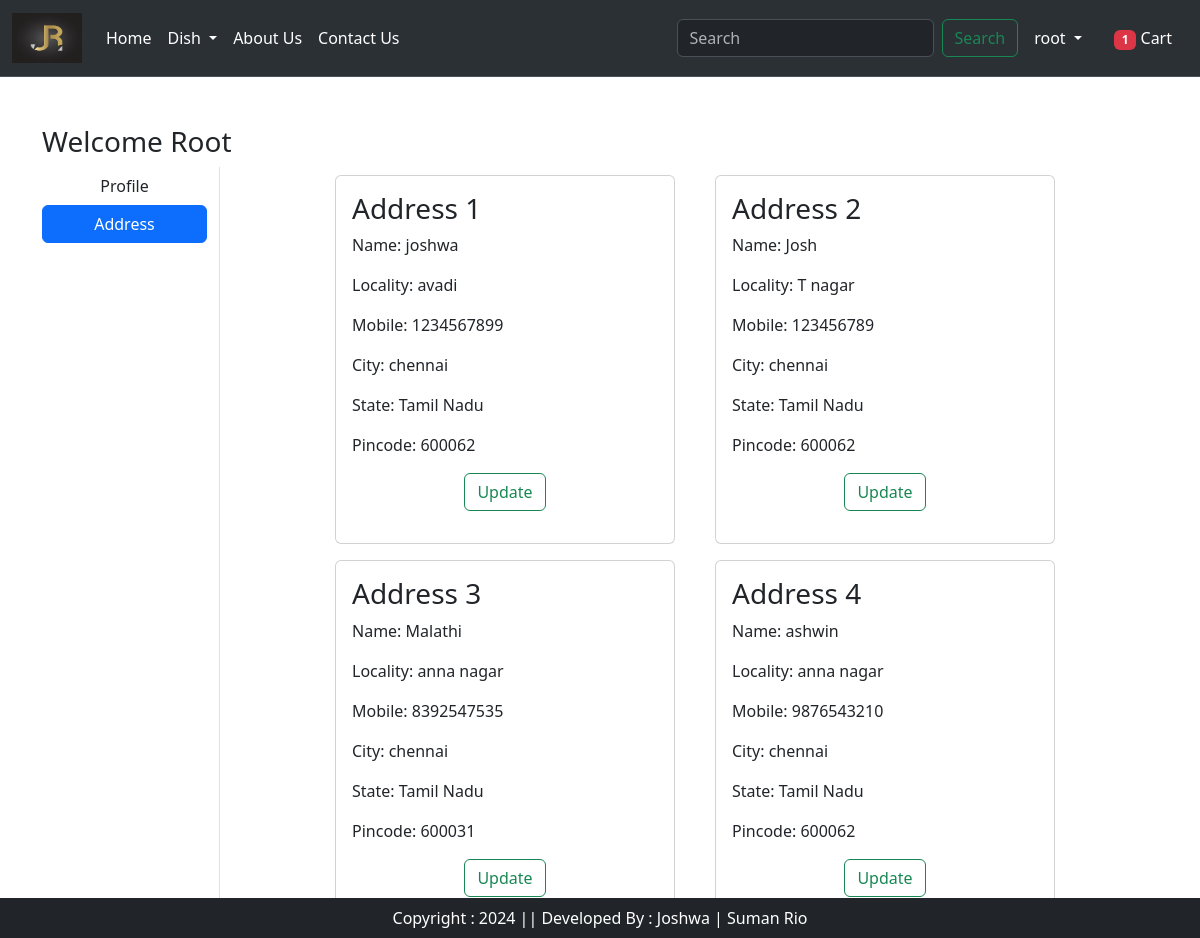
The page /address/ (signed in) on the database its author committed.
### app/models.py (models this page shows, shortened)
class Customer(models.Model):
    user = models.ForeignKey (User, on_delete=models. CASCADE)
    name = models.CharField(max_length=200)
    locality = models.CharField(max_length=200)
    city = models.CharField(max_length=50)
    mobile = models.IntegerField(default=0)
    zipcode = models.IntegerField()
    state = models.CharField(choices=STATE_CHOICES, max_length=100)

### app/views.py (the view)
# urls.py: path('address/', views.address, name='address'),
def address(request):
    add = Customer.objects.filter(user=request.user)
    totalitem = 0
    if request.user.is_authenticated:
        totalitem = len(Cart. objects. filter(user=request.user))
    return render(request, "app/address.html", locals())

### app/templates/app/address.html (shortened to what this page needs)
{% extends 'app/base.html' %}
{% load static %}
{% block main-content %}
<div class="container mt-5">
    <div class="row">
        <h3>Welcome <span class="text-capitalize">{{request.user}}</span> </h3>
        <div class="col-sm-2 border-end">
            <ul class="list-unstyled">
                <li class="d-grid"><a href="{% url 'profile' %}" class="btn">Profile</a></li>
                <li class="d-grid"><a href="{% url 'address' %}" class="btn btn-primary">Address</a></li>
            </ul>
        </div>
        <div class="col-sm-8 offset-sm-1">
            <div class="row">
                {% for ad in add %}
                <div class="col-sm-6" >
                    <div class="card m-2">
                        <div class="card-body">
                            <h3>Address {{forloop.counter}}</h3>
                            <p>Name: {{ad.name}}</p>
                            <p>Locality: {{ad.locality}}</p>
                            <p>Mobile: {{ad.mobile}}</p>
                            <p>City: {{ad.city}}</p>
                            <p>State: {{ad.state}}</p>
                            <p>Pincode: {{ad.zipcode}}</p>
                            <p class="text-center"><a href="{% url 'updateAddress' pk=ad.id %}" type="button" class="btn btn-outline-success">Update</a></p>
                        </div>
                    </div>
                </div>
                {% endfor %}
            </div>
        </div>
    </div>
</div>
{% endblock main-content %}

### app/templates/app/base.html (shortened to what this page needs)
<!DOCTYPE html>
{% load static %}
<html lang="en">
<head>
    <link href="https://cdn.jsdelivr.net/npm/bootstrap@5.3.3/dist/css/bootstrap.min.css" rel="stylesheet">
    <link rel="stylesheet" href="{% static 'app/css/owl.carousel.min.css' %}">
    <link rel="stylesheet" href="{% static 'app/css/all.min.css' %}">
    <link rel="stylesheet" href="{% static 'app/css/style.css' %}">
</head>
<body>
    <nav class="navbar bg-dark border-bottom border-bod navbar-expand-lg bg-body-tertiary " data-bs-theme="dark" style="background-color: #fdece3;">
        <div class="container-fluid">
          <a class="navbar-brand" href="#">
            <img src="{% static 'app/images/JR-LOGO.jpg' %}" width="70" height="50" alt="logo">
          </a>
          <div class="collapse navbar-collapse" id="navbarSupportedContent">
            <ul class="navbar-nav me-auto mb-2 mb-lg-0">
              {% if request.user.is_authenticated %}
              <li class="nav-item">
                <a class="nav-link active test" aria-current="page" href="/">Home</a>
              </li>
              <li class="nav-item dropdown">
                <a class="nav-link dropdown-toggle text-white" href="#" role="button" data-bs-toggle="dropdown" aria-expanded="false">
                  Dish
                </a>
              </li>
              <li class="nav-item">
                <a class="nav-link text-white" href="{% url 'about' %}">About Us</a>
              </li>
              <li class="nav-item">
                <a class="nav-link text-white" href="{% url 'contact' %}">Contact Us</a>
              </li>
            </ul>
            <form class="d-flex" role="search">
              <input class="form-control me-2" type="search" placeholder="Search" aria-label="Search">
              <button class="btn btn-outline-success" type="submit">Search</button>
            </form>
          </div>
          <ul class="navbar-nav me-auto mb-2 mb-lg-0">
            <li class="nav-item dropdown mx-2">
              <a class="nav-link dropdown-toggle text-white" href="#" id="profileDropdown" role="button" data-bs-toggle="dropdown" aria-expanded="false">
                {{request.user}}
              </a>
            </li>
            <li class="nav-item mx-2">
              <a class="nav-link text-white" href="{% url 'showcart' %}"> <span class="badge bg-danger">{% if totalitem > 0 %} {{totalitem}} {% endif %}</span> Cart </a>
            </li>
            {% endif %}
          </ul>
        </div>
      </nav>
      {% block main-content %} {% endblock main-content %}
      <footer class="container-fluid fixed-bottom bg-dark text-center p-2 mt-5 text-white">
        Copyright : 2024 || Developed By : Joshwa | Suman Rio
      </footer>
</body>
</html>

### rows shown on the page
Customer: name "joshwa", locality "avadi", mobile "1234567899", city "chennai", state "Tamil Nadu", zipcode "600062"
Customer: name "Josh", locality "T nagar", mobile "123456789", city "chennai", state "Tamil Nadu", zipcode "600062"
Customer: name "Malathi", locality "anna nagar", mobile "8392547535", city "chennai", state "Tamil Nadu", zipcode "600031"
Customer: name "ashwin", locality "anna nagar", mobile "9876543210", city "chennai", state "Tamil Nadu", zipcode "600062"

### other values the page prints
{{ request.user }} "root"
{{ totalitem }} "1"
{{ request.user }} "Root"
